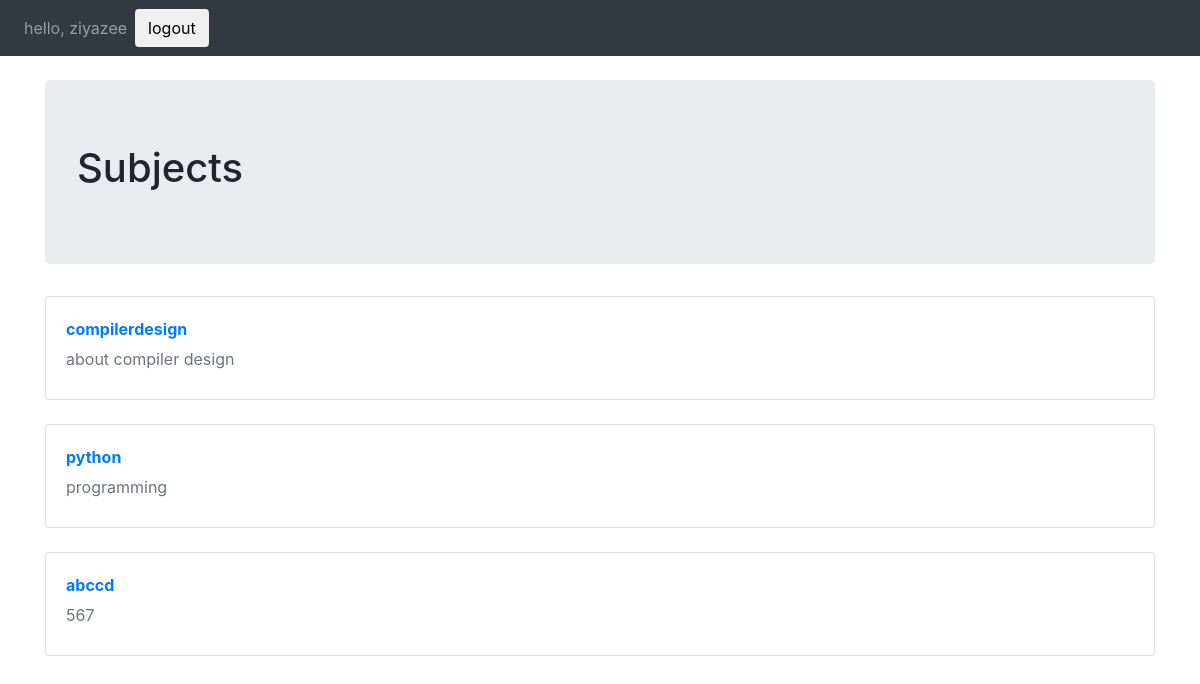
The app's page /4th-year/ (signed in), older data.
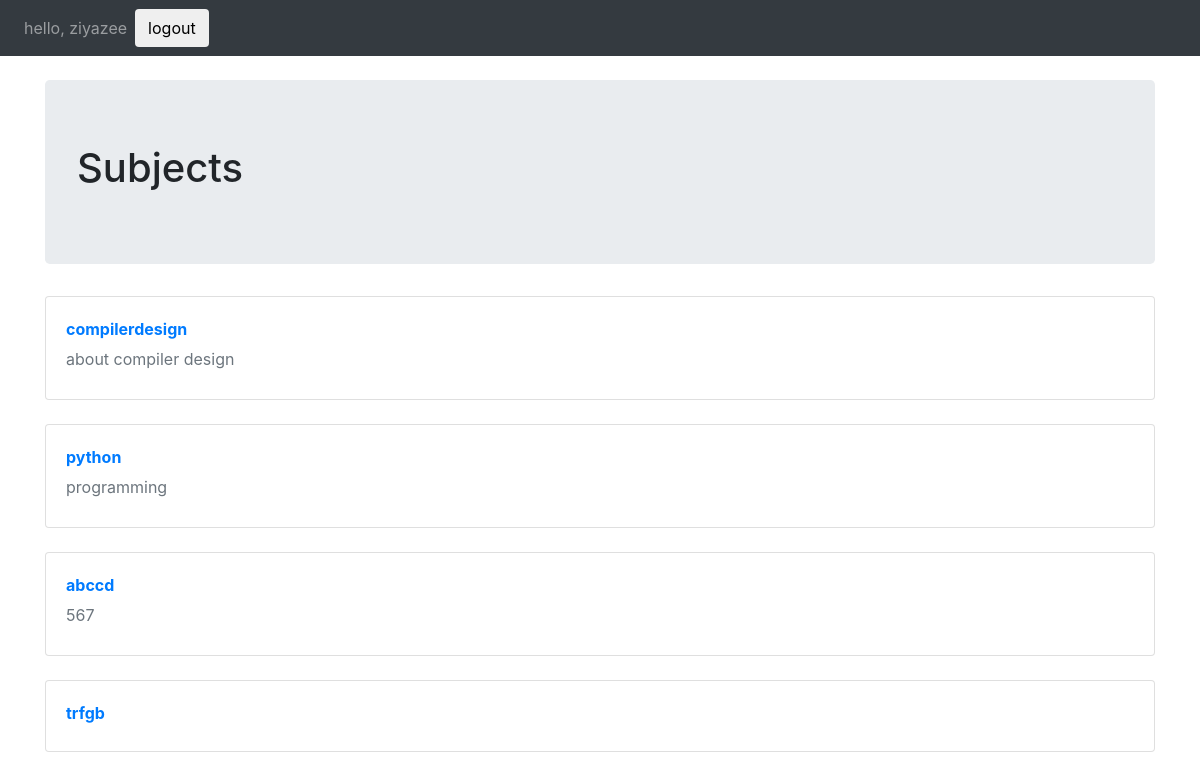
The same page, newer data.
### letsdoit/models.py (models this page shows, shortened)
class clasyear(models.Model):
    choice=[('2nd-year','2'),('3rd-year','3'),('4th-year','4')]
    year=models.CharField(choices=choice,max_length=100)
    name=models.CharField(max_length=30,unique=True)
    description=models.CharField(max_length=50,blank=True)

### letsdoit/views.py (the view)
# urls.py: url(r'^(?P<year>[\f\w-]+)/$',views.subjects,name='subjects'),
def subjects(request,year):
    subject=clasyear.objects.filter(year=year)
    if request.user.is_authenticated:
        return render(request,'subjects.html',{'subject':subject})
    else:
        return redirect("/")

### letsdoit/templates/subjects.html (shortened to what this page needs)
         <link rel="stylesheet" href="https://maxcdn.bootstrapcdn.com/bootstrap/4.1.0/css/bootstrap.min.css">
<body style="background:#FFFFFF">
        <nav class="navbar navbar-expand-sm bg-dark navbar-dark">
                <ul class="navbar-nav">
                  <li class="nav-item">
                    <a class="nav-link" href="#">hello, ziyazee</a>
                  </li>
                </ul>
                <form action="accounts/logout/"method="post" style="margin:0">
                   <button type="submit"class="btn"><span>logout</span></button>
                </form>
        </nav>
<div class="container">
    <br>
<div class="jumbotron">
    <h1>Subjects</h1>
</div>
      {% for sub in subject %}
            <div class="card" >
                <div class="card-body">
<div class="card-title">
     <a href="{% url 'files' categorie=sub.name %}" style="text-decoration:none;"><b>{{sub.name }}</b></a>
</div>
                    <div class="card-subtitle mb-2 text-muted">{{sub.description}}</div>
          </div></div>
          <br>
        {% endfor %}
</div>
</body>

Row changes from the older to the newer data that the page shows:
added clasyear: name "trfgb"
